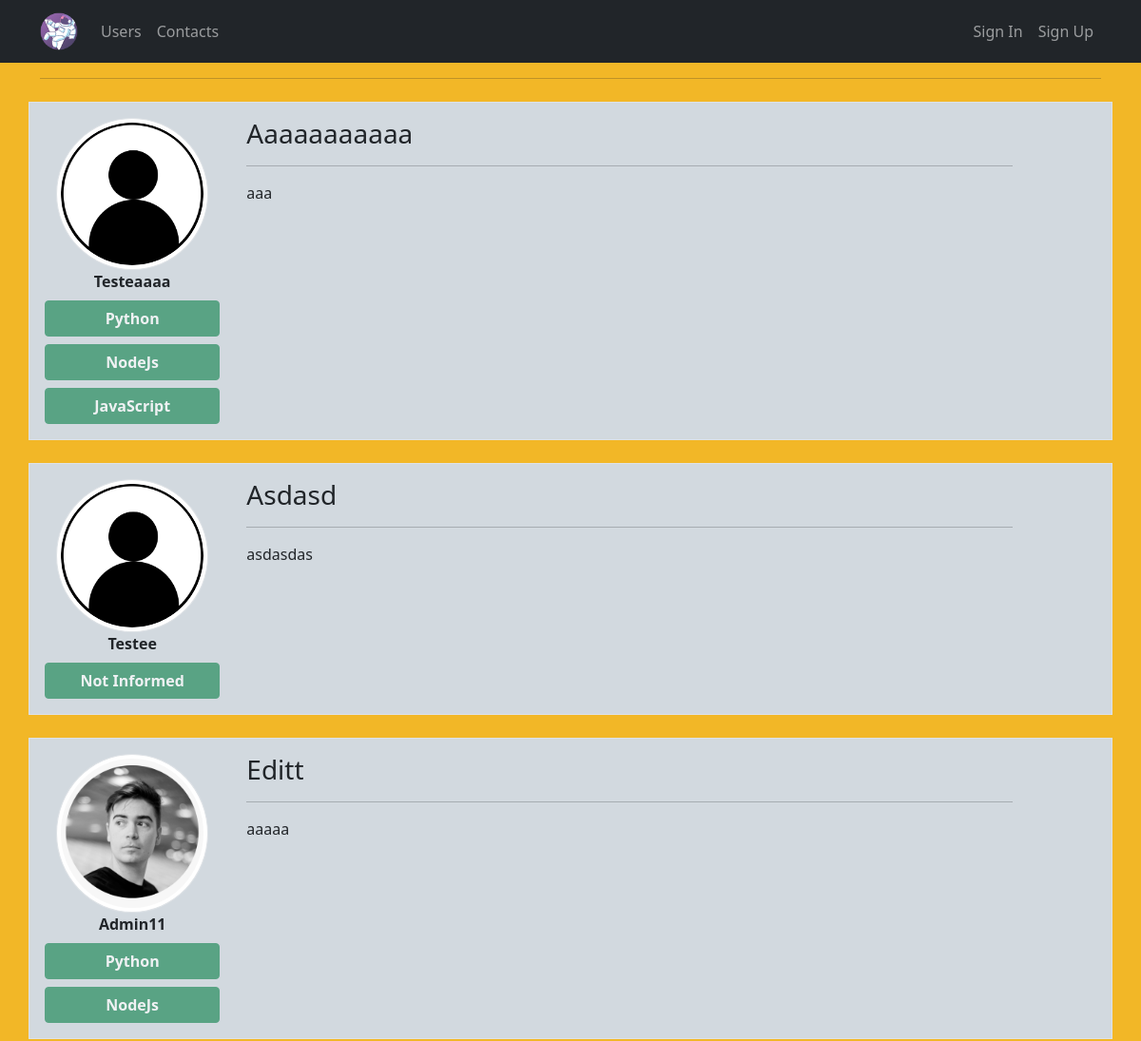
Before: / (upper part) with the older database file.
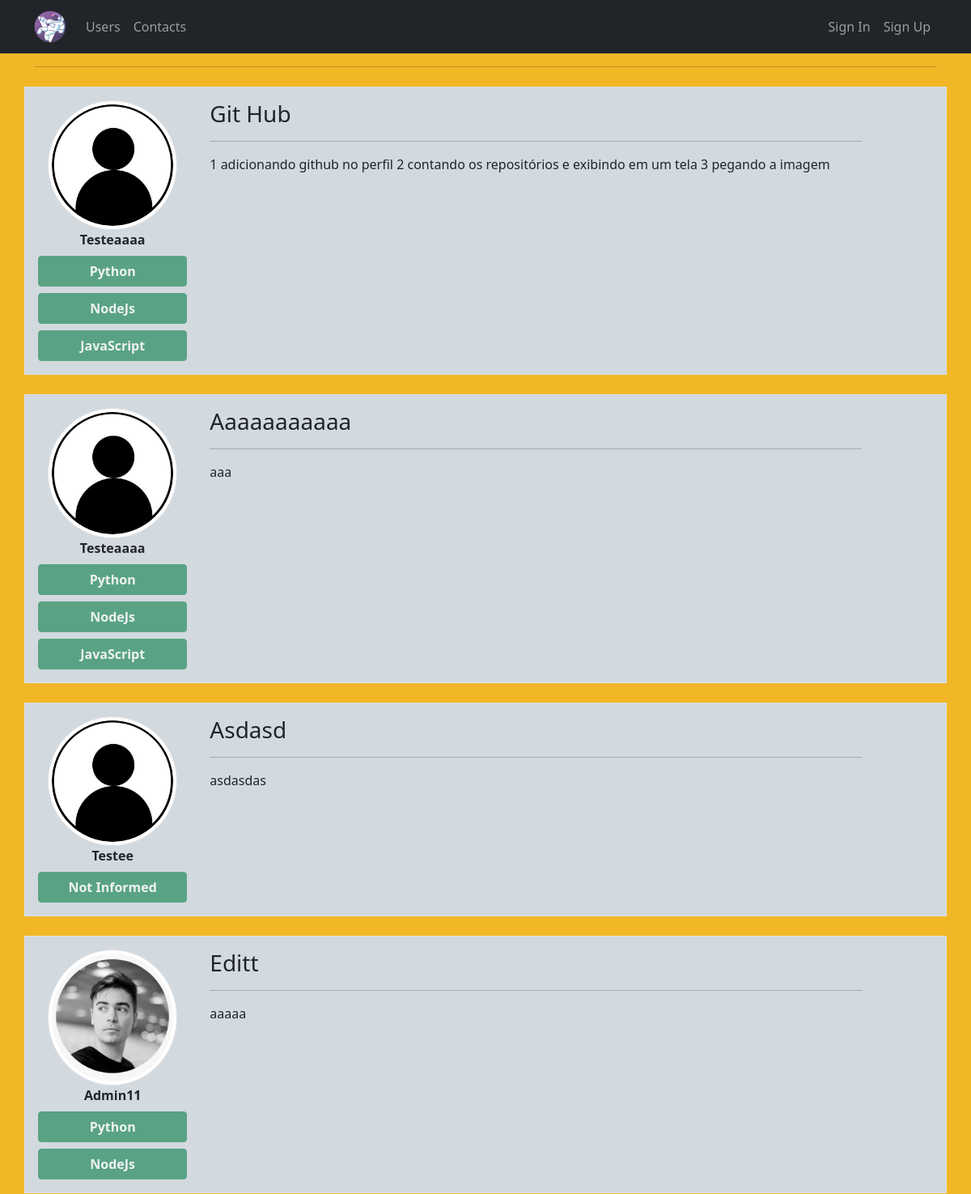
After: the same page with the newer database file.
### site_web/models.py (models this page shows, shortened)
class Post(database.Model):
    id = database.Column(database.Integer, primary_key=True)
    title = database.Column(database.String, nullable=False)
    body = database.Column(database.Text, nullable=False)
    dt_create = database.Column(database.DateTime, nullable=False, default=datetime.utcnow)
    id_user = database.Column(database.Integer, database.ForeignKey('user.id'), nullable=False)

class User(database.Model, UserMixin):
    id = database.Column(database.Integer, primary_key=True)
    username = database.Column(database.String, nullable=False)
    email = database.Column(database.String, nullable=False, unique=True)
    password = database.Column(database.String, nullable=False)
    profile_picture = database.Column(database.String, default='default.jpg')
    courses = database.Column(database.String, nullable=False, default='Not Informed')
    posts = database.relationship('Post', backref='author', lazy=True)

### site_web/routes.py (the view)
@app.route("/")
def home():
    posts = Post.query.order_by(Post.id.desc())
    return render_template("home.html", posts=posts)

### site_web/templates/home.html (shortened to what this page needs)
{% extends 'base.html' %}
{% block body %}
    <div class="container">
        <hr>
        {% for post in posts %}
            <div class="row border mt-4 p-3 color02">
                <div class="col col-2 text-center text-capitalize me-3">
                    <div class=""><img src="{{ url_for('static', filename='media/{}'.format(post.author.profile_picture)) }}" alt="profile_pricture" class="rounded-circle img-thumbnail"></div>
                    <strong>{{ post.author.username }}</strong>
                        <div class="row justify-content-center">
                                {% if post.author.courses %}
                                    {% for course in post.author.courses.split(';') %}
                                    <button type="button" class="btn btn-success mt-2 fw-bolder" disabled>
                                        {{ course }}
                                    </button>
                                    {% endfor %}
                                {% else %}
                                    <button type="button" class="btn btn-success mt-2 fw-bolder" disabled>
                                        No Courses Registered :(
                                    </button>
                                {% endif %}
                        </div>
                </div>
                <div class="col col-9 ">
                    <h3 class="text-capitalize">{{ post.title }}</h3>
                    <hr>
                    <p>{{ post.body }}</p>
                </div>
            </div>
        {% endfor %}
    </div>
{% endblock body %}

### site_web/templates/base.html (shortened to what this page needs)
<!DOCTYPE html>
<html lang="PT-BR">
  <head>
    <link
      href="https://cdn.jsdelivr.net/npm/bootstrap@5.1.3/dist/css/bootstrap.min.css"
      rel="stylesheet"
    />
    <link rel="stylesheet" type="text/css" href="{{url_for('static', filename='main.css')}}">
  </head>
  <body id="color01">
    {% include 'navbar.html' %}
    {% block body %}
    {% endblock body %}
  </body>
</html>

### site_web/templates/navbar.html (shortened to what this page needs)
<nav class="navbar navbar-expand-lg navbar-dark bg-dark">
  <div class="container">
    <a class="navbar-brand" href="{{url_for('home')}}">
      <img src="{{url_for('static', filename='media/logo.png')}}" alt="" id="image01" width="40" height="40">
    </a>
    <div class="collapse navbar-collapse" id="navbarSupportedContent">
      <ul class="navbar-nav me-auto mb-2 mb-lg-0">
        <li class="nav-item">
          <a class="nav-link" href="{{url_for('user')}}">Users</a>
        </li>
        <li class="nav-item">
          <a class="nav-link" href="{{url_for('contact')}}">Contacts</a>
        </li>
      </ul>
      <ul class="d-flex navbar-nav">
        {% if current_user.is_authenticated %}
          <li class="nav-item">
            <a href="{{ url_for('create_post')}}" class="nav-link">Create Post</a>
          </li>
          <li class="nav-item">
            <a href="{{ url_for('profile')}}" class="nav-link">My Profile</a>
          </li>
          <li class="nav-item">
            <a href="{{ url_for('exit')}}" class="nav-link">Exit</a>
          </li>
         {% else %}
            <li class="nav-item">
              <a href="{{url_for('login')}}" class="nav-link">Sign In</a>
            </li>
            <li class="nav-item">
              <a href="{{url_for('login')}}" class="nav-link">Sign Up</a>
            </li>
        {% endif %}
      </ul>
    </div>
  </div>
</nav>

### site_web/static/main.css (style rules this page uses)
#color01 { background-color: #f2b727; }
.color02 { background-color: #d2d9df; }

Changed rows visible on the page:
added Post: profile_picture (placeholder picture), author.username "Testeaaaa", course "Python" "NodeJs" "JavaScript", title "Git Hub", body "1 adicionando github no perfil 2 contando os repositórios e exibindo em um tela 3 pegando a imagem"
